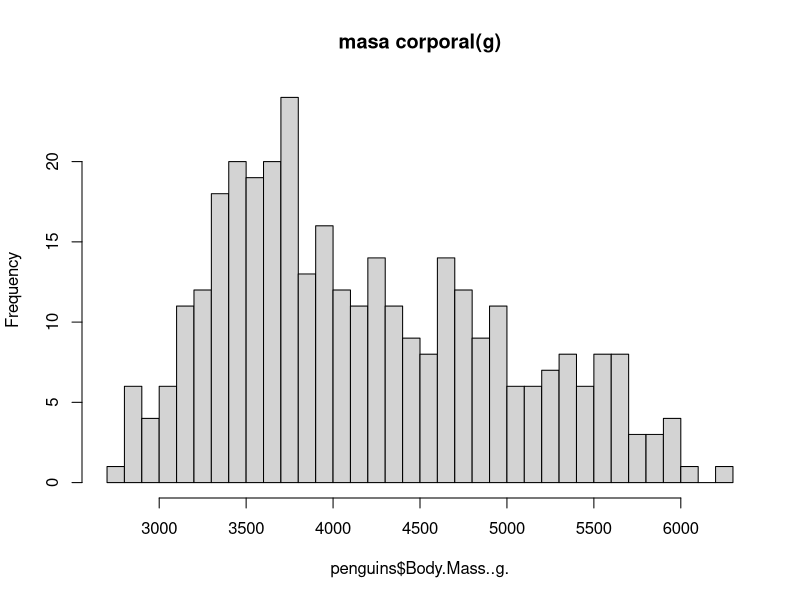
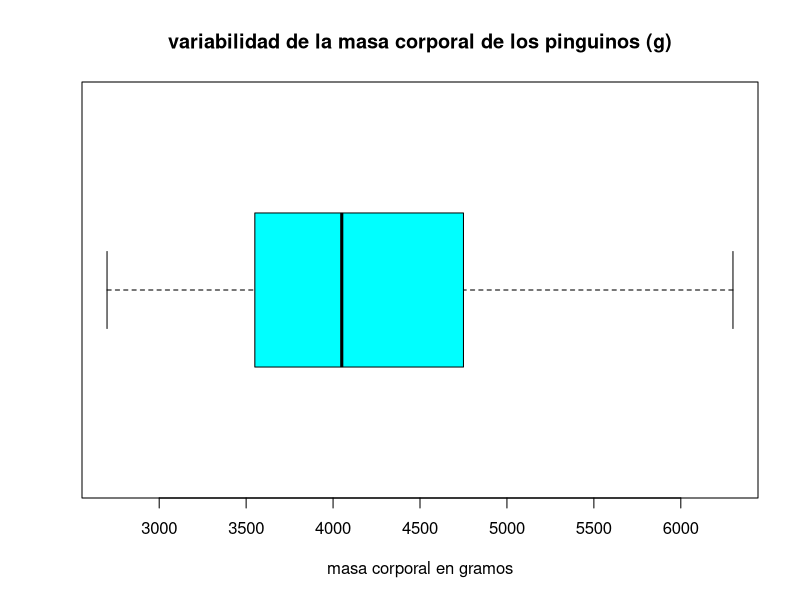
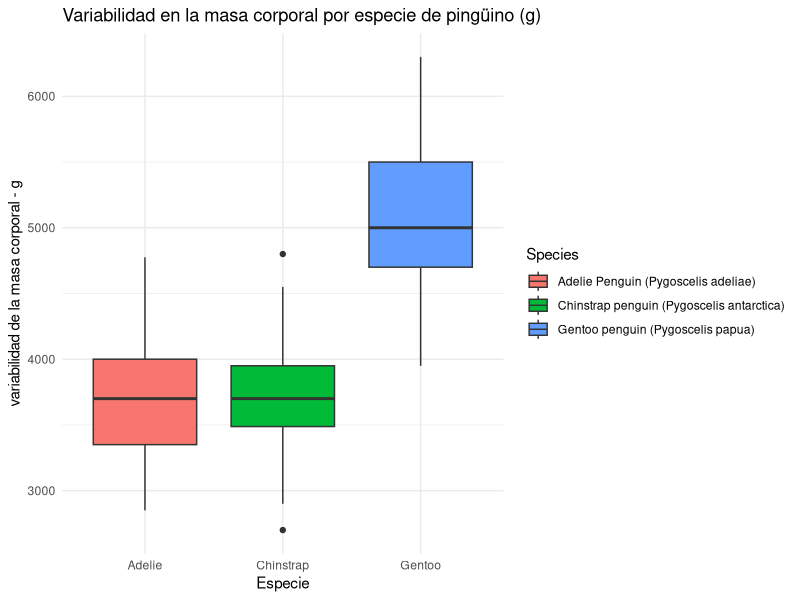
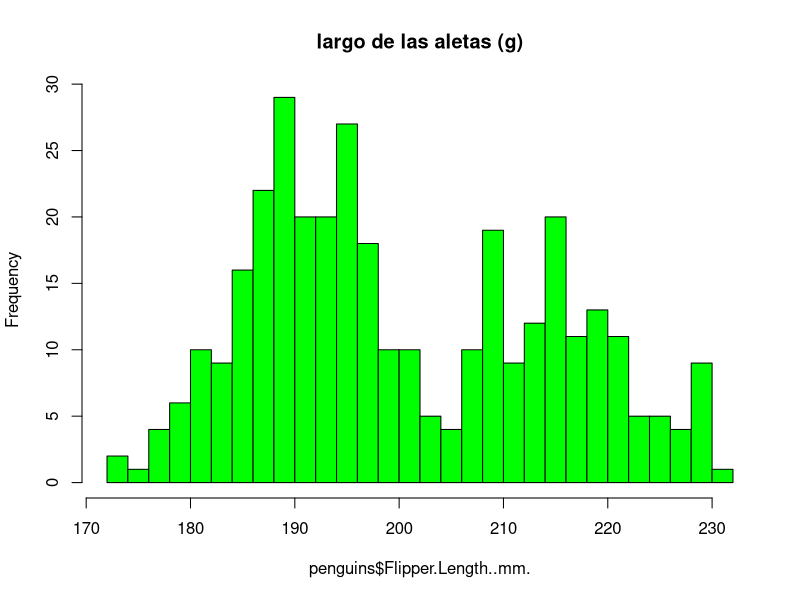
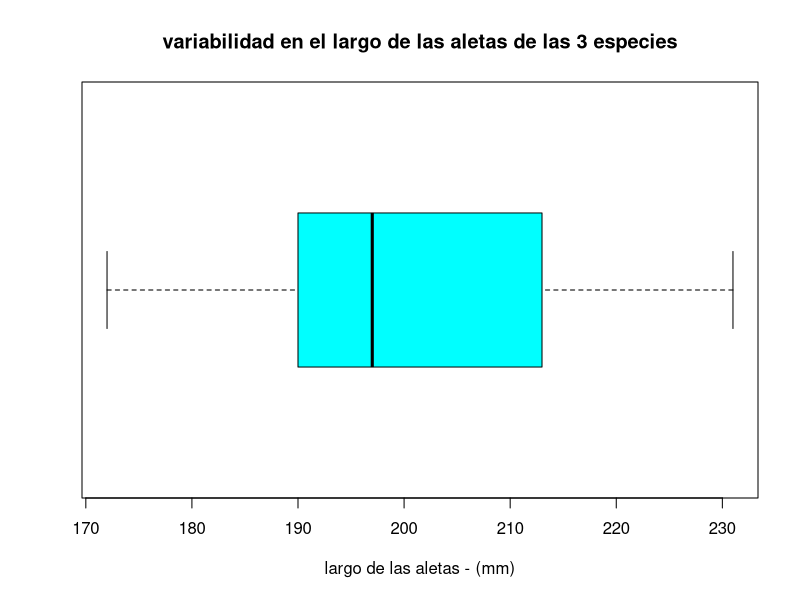
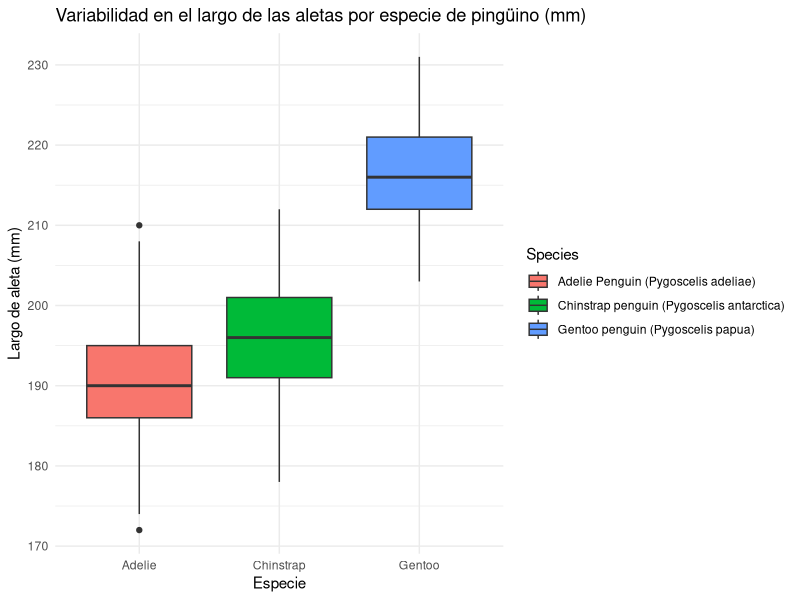
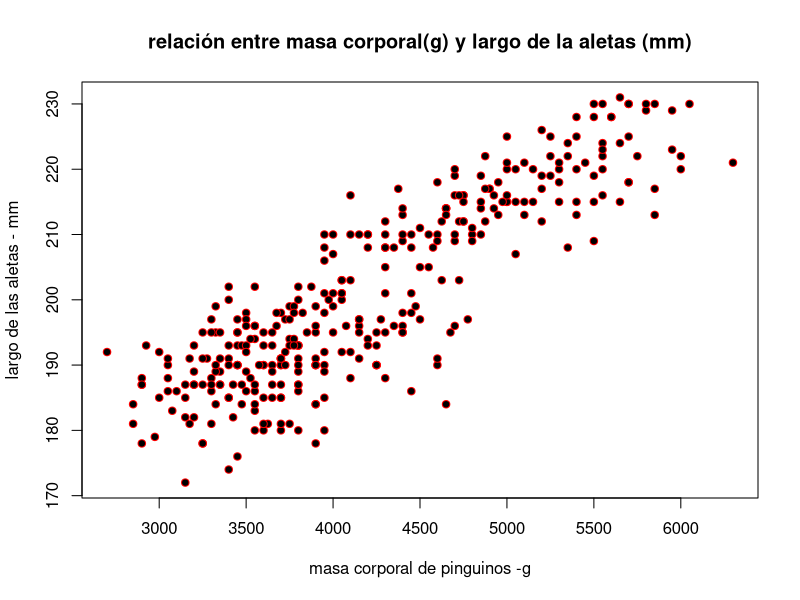
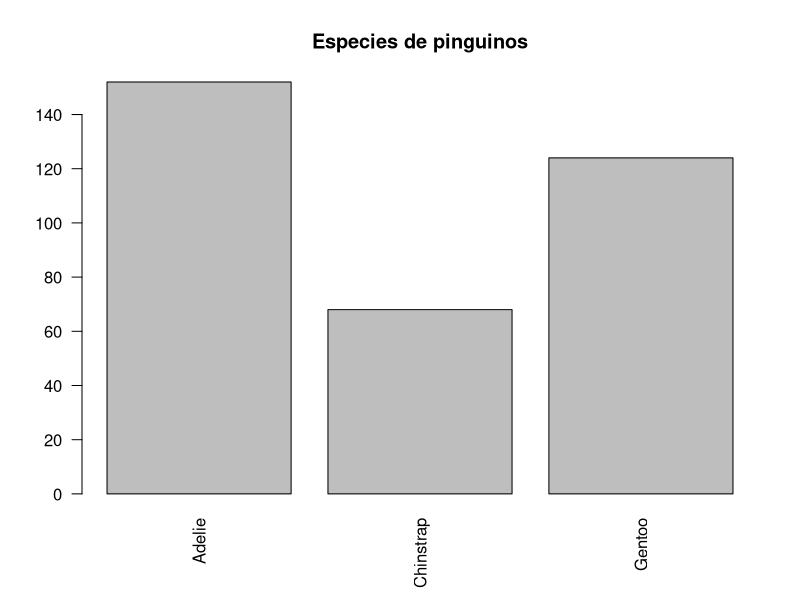

The R source for these figures, in order:
#si no están isntaladas ejecuta esto
librerias <- c("readr", "readxl", "ggplot2", "tidyr", "dplyr")
for (lib in librerias) {
  if (!require(lib, character.only = TRUE)) {
    install.packages(lib)
    library(lib, character.only = TRUE)
  }
}

#librerías para cargar la data 
library(readr)
library(readxl)

#librerías para exploración y limpieza
library(ggplot2)
library(tidyr)
library(dplyr)

raw_data <- read_excel("6_penguins_lter.xlsx", col_names = FALSE)

penguins <- read.csv(text = paste(raw_data[[1]], collapse = "\n"),
                     stringsAsFactors = FALSE)

# ================================ #
 # Análisis exploratorio de datos #
# ================================ #

# checklist: agregar una respuesta cuando se haya definido en la asignación del av

# ¿Cuál será la variable variable objetivo (Y)? (cuantitativa continua)
# ¿Cuál será la variable predictora (X)? (cuantitativa)
# ¿Cuál será la  variable de agrupación? (categórica)
# ¿Hay relación lineal visible entre X e Y?
# ¿Cuántos datos faltantes tengo y en qué variables?
# ¿Cuál es la justificación teórica para elegir estas variables?

# "==== estructura del data-set ===== \n"
glimpse(penguins)
#====================================================

# "==== dimensiones del data-set ===== \n"
dim(penguins)
#====================================================

# "==== nombres de las columnas/variables ===== \n"
names(penguins)
#====================================================

# "==== primeros 10 registros ===== \n"
head(penguins, 10)
#====================================================

# "==== valores faltantes ===== \n"
colSums(is.na(penguins))
#====================================================

#valores de body mass
penguins[["Body.Mass..g."]]
#====================================================

#valores nulos de body mass
sum(is.na(penguins[["Body.Mass..g."]])) #342 de 344 registros completos 
#====================================================

#filas duplicadas
filasDuplicadas <- sum(duplicated(penguins))
cat("Número de filas duplicadas en el data-set: ", filasDuplicadas)
#====================================================

# "==== resumen estadístico ===== \n"
summary(penguins)

# lo que muestra:
#   resumen genérico de:
#   Variables numéricas: Muestra el valor mínimo, el primer cuartil (25%),
#   la mediana, la media, el tercer cuartil (75%) y el valor máximo.
#   También avisa si hay datos perdidos (NA).Variables categóricas o factores:
#   Cuenta la frecuencia de cada categoría o nivel.Modelos estadísticos (ej. lm):
#   Presenta los coeficientes, el error estándar, los valores p y métricas como el R².
#====================================================

#histograma, masa corporal
hist(penguins$Body.Mass..g.,
     breaks = 30,
     main = "masa corporal(g)")

#boxplot: masa del cuerpo
boxplot(penguins$Body.Mass..g.,
        xlab = "masa corporal en gramos",
        horizontal = TRUE,
        main = "variabilidad de la masa corporal de los pinguinos (g)",
        col = "cyan")

#boxplot: variabilidad de la masa corporal en gramos por especie
#uso de GGplot pq no me permitía colocar de forma nativa una grilla en el plot.
ggplot(penguins, aes(x = Species, y = `Body.Mass..g.`, fill = Species)) +
  geom_boxplot() +
  scale_x_discrete(labels = c("Adelie", "Chinstrap", "Gentoo")) +
  theme_minimal() +
  labs(title = "Variabilidad en la masa corporal por especie de pingüino (g)",
       x = "Especie",
       y = "variabilidad de la masa corporal - g")

#=========================== ALETAS - PINGUINOS ====================================================
#¿hay valores nulos en esta colmuna?
valoresNulosAletas <- sum(is.na(penguins[["Flipper.Length..mm."]])) #342 de 344 registros completos 
cat("valores nulos para la longitud de las aletas de los pinguinos (mm): ", valoresNulosAletas)

#histograma: largo de las aletas (mm)
hist(penguins$Flipper.Length..mm.,
     breaks = 30,
     main ="largo de las aletas (g)",
     col = "green")

#boxplot: variabilidad en el largo de las aletas
boxplot(penguins$Flipper.Length..mm.,
        xlab = "largo de las aletas - (mm)",
        main = "variabilidad en el largo de las aletas de las 3 especies",
        horizontal = TRUE,
        col = "cyan")

#boxplot: variabilidad del largo de las aletas por especie
#uso de GGplot pq no me permitía colocar de forma nativa una grilla en el plot.
ggplot(penguins, aes(x = Species, y = `Flipper.Length..mm.`, fill = Species)) +
  geom_boxplot() +
  scale_x_discrete(labels = c("Adelie", "Chinstrap", "Gentoo")) +
  theme_minimal() +
  labs(title = "Variabilidad en el largo de las aletas por especie de pingüino (mm)",
       x = "Especie",
       y = "Largo de aleta (mm)")

#scatterplot: masa corporal - largo de las aletas
plot(penguins$Body.Mass..g., penguins$Flipper.Length..mm.,
     xlab = "masa corporal de pinguinos -g", ylab = "largo de las aletas - mm",
     main = "relación entre masa corporal(g) y largo de la aletas (mm)",
     col = "red",
     pch = 21,
     bg = "black",)

#barplot para visualizar categóricos
barplot(table(penguins$Species),
        main = "Especies de pinguinos",
        names.arg = c("Adelie", "Chinstrap", "Gentoo"),
        las = 2)

#============= SUPUESTOS =========== #
#Coeficiente R: o coeficiente de correlación de pearson,
#mide la fuerza y la dirección de la relación lineal entre
#dos variables cuantitativas. Su valor va desde -1 hasta 1,
#indicando si los cambios en una variable se acompañan de cambios proporcionales en la otra.
#entonces, un valor más cercano a 1 indica una fuerte correlación entre ambas variables

valorCorrelacion <- cor(penguins$Flipper.Length..mm.,
                        penguins$Body.Mass..g.,
                        use = "complete.obs")

#coeficiente R entre masa corporal y culmen length
valorCorrelacion2 <- cor(penguins$Culmen.Length..mm.,
                         penguins$Body.Mass..g.,
                         use = "complete.obs")
cat("valor R entre largo de las aletas y masa corporal en pinguinos: ", valorCorrelacion, "\n")
cat("valor R entre el largo de la parte superior del pico y masa corporal en pinguinos: ", valorCorrelacion2)


# Linealidad de la relación entre body mass y flipper length:
#VERIFICADO: linea 85
  
#======= POR COMPROBAR ======= #
#Normalidad de residuales: deben estar distribuidos normalmente
#homocedasticidad o varianza constante: varianza de los residuales constante
#Independencia de residuales: los residuales no deben estar autocorrelacionados
#pendiente ANOVA para coeficiente R con variables categóricas
